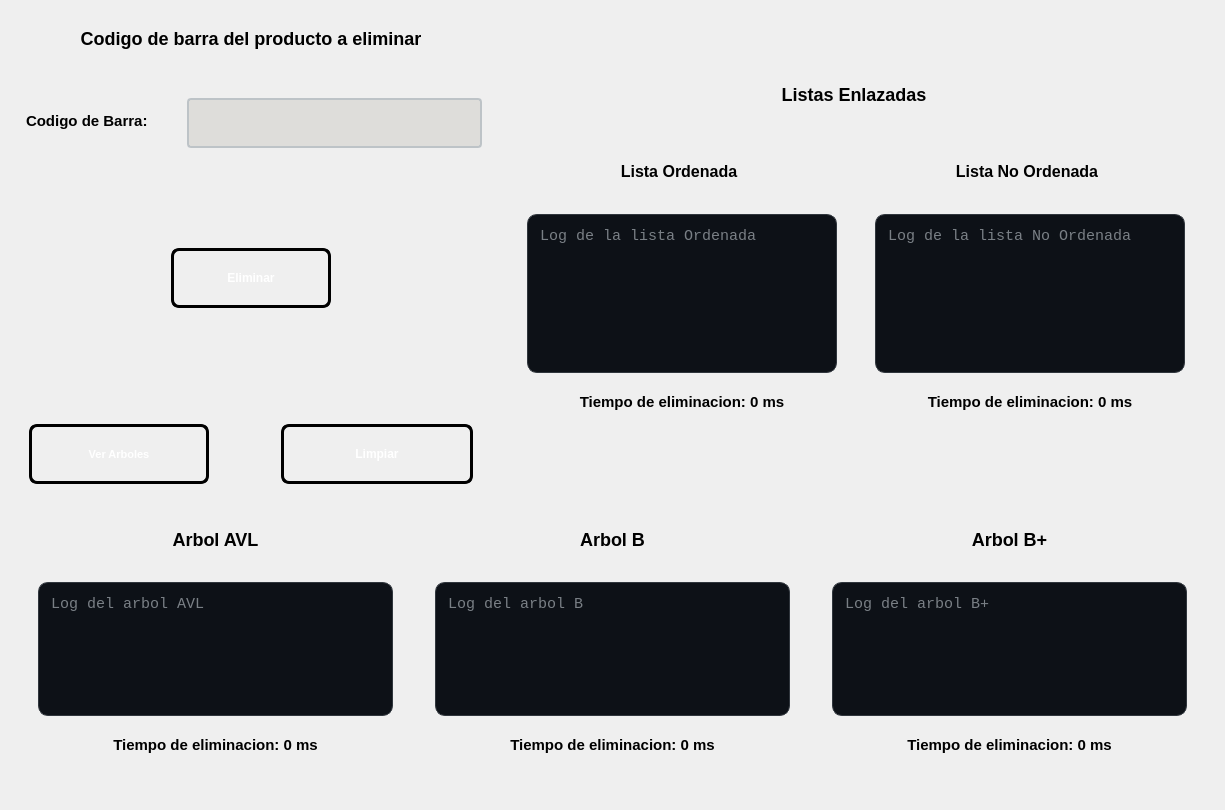
<?xml version="1.0" encoding="UTF-8"?>
<ui version="4.0">
 <class>PantallaEliminarProducto</class>
 <widget class="QWidget" name="PantallaEliminarProducto">
  <property name="geometry">
   <rect>
    <x>0</x>
    <y>0</y>
    <width>1225</width>
    <height>810</height>
   </rect>
  </property>
  <property name="windowTitle">
   <string>Form</string>
  </property>
  <layout class="QVBoxLayout" name="verticalLayout_2">
   <item>
    <layout class="QHBoxLayout" name="horizontalLayout">
     <property name="spacing">
      <number>3</number>
     </property>
     <item>
      <layout class="QVBoxLayout" name="verticalLayout">
       <item>
        <widget class="QLabel" name="labelEntrada">
         <property name="minimumSize">
          <size>
           <width>480</width>
           <height>60</height>
          </size>
         </property>
         <property name="maximumSize">
          <size>
           <width>450</width>
           <height>60</height>
          </size>
         </property>
         <property name="styleSheet">
          <string notr="true">QLabel#labelEntrada {        
 
    color: qlineargradient(x1:0, y1:0, x2:1, y2:1, 
	stop:0 rgb(0, 0, 0), 
	stop:1 rgb(77, 5, 57));

  	 font-size: 18px;
    font-weight: bold;
    font-family: &quot;Segoe UI&quot;, Arial;
    
    background: transparent;
    padding: 2px;
    margin-bottom: 5px;
}

</string>
         </property>
         <property name="text">
          <string>Codigo de barra del producto a eliminar</string>
         </property>
         <property name="alignment">
          <set>Qt::AlignmentFlag::AlignCenter</set>
         </property>
        </widget>
       </item>
       <item>
        <widget class="QWidget" name="widget_16" native="true">
         <property name="minimumSize">
          <size>
           <width>480</width>
           <height>300</height>
          </size>
         </property>
         <property name="maximumSize">
          <size>
           <width>450</width>
           <height>16777215</height>
          </size>
         </property>
         <layout class="QVBoxLayout" name="verticalLayout_8">
          <item>
           <layout class="QHBoxLayout" name="horizontalLayout_3">
            <item>
             <widget class="QLabel" name="labelBarra">
              <property name="minimumSize">
               <size>
                <width>161</width>
                <height>80</height>
               </size>
              </property>
              <property name="maximumSize">
               <size>
                <width>16777215</width>
                <height>80</height>
               </size>
              </property>
              <property name="styleSheet">
               <string notr="true">QLabel#labelBarra {        
 
    color: qlineargradient(x1:0, y1:0, x2:1, y2:1, 
	stop:0 rgb(0, 0, 0), 
	stop:1 rgb(8, 2, 48));

  	 font-size: 15px;
    font-weight: bold;
    font-family: &quot;Segoe UI&quot;, Arial;
    
    background: transparent;
    padding: 2px;
    margin-bottom: 5px;
}

</string>
              </property>
              <property name="text">
               <string>Codigo de Barra:</string>
              </property>
              <property name="alignment">
               <set>Qt::AlignmentFlag::AlignLeading|Qt::AlignmentFlag::AlignLeft|Qt::AlignmentFlag::AlignVCenter</set>
              </property>
             </widget>
            </item>
            <item>
             <widget class="QLineEdit" name="textBarra">
              <property name="minimumSize">
               <size>
                <width>150</width>
                <height>50</height>
               </size>
              </property>
              <property name="maximumSize">
               <size>
                <width>16777215</width>
                <height>50</height>
               </size>
              </property>
              <property name="styleSheet">
               <string notr="true">QLineEdit#textBarra {
    border: 2px solid #bdc3c7;
    border-radius: 4px;
    padding: 5px 10px;
    background-color: rgb(222, 221, 218);
	font-size: 15px;
    color: black;
    selection-background-color: #3498db;
}

QLineEdit#textBarra:focus {
    border: 2px solid #3498db;
    background-color: #ffffff;
}

QLineEdit#textBarra:disabled {
    background-color: rgba(0, 0, 0, 50);
    color: rgba(255, 255, 255, 60);      
    border: 1px dashed rgba(255, 255, 255, 30); 
}</string>
              </property>
             </widget>
            </item>
           </layout>
          </item>
          <item>
           <widget class="QWidget" name="widget_6" native="true">
            <layout class="QHBoxLayout" name="horizontalLayout_4">
             <item>
              <spacer name="horizontalSpacer">
               <property name="orientation">
                <enum>Qt::Orientation::Horizontal</enum>
               </property>
               <property name="sizeHint" stdset="0">
                <size>
                 <width>133</width>
                 <height>20</height>
                </size>
               </property>
              </spacer>
             </item>
             <item>
              <widget class="QPushButton" name="btnEliminar">
               <property name="minimumSize">
                <size>
                 <width>160</width>
                 <height>60</height>
                </size>
               </property>
               <property name="styleSheet">
                <string notr="true">QPushButton#btnEliminar {
    background-color: qlineargradient(spread:pad, x1:0, y1:0, x2:1, y2:1, 
                        stop:0 rgb(50, 143, 42), 
                        stop:1 rgb(255, 163, 72));
    
    border: 3px solid black;
    border-radius: 8px;
    
    color: white;
    font-family: &quot;Arial Black&quot;, Gadget, sans-serif;
    font-size: 12px;
    font-weight: bold;
    text-transform: uppercase;
    
    padding: 10px 25px;
}

QPushButton#btnAgregar:hover {
    background-color: qlineargradient(spread:pad, x1:0, y1:0, x2:1, y2:1, 
                        stop:0 rgba(41, 128, 185, 255), 
                        stop:1 rgba(142, 68, 173, 255));
    border-color: #f1c40f;
}


QPushButton#btnAgregar:pressed {
    background-color: #2c3e50;
    padding-top: 12px;
    padding-left: 27px;
}</string>
               </property>
               <property name="text">
                <string>Eliminar</string>
               </property>
              </widget>
             </item>
             <item>
              <spacer name="horizontalSpacer_2">
               <property name="orientation">
                <enum>Qt::Orientation::Horizontal</enum>
               </property>
               <property name="sizeHint" stdset="0">
                <size>
                 <width>133</width>
                 <height>20</height>
                </size>
               </property>
              </spacer>
             </item>
            </layout>
           </widget>
          </item>
          <item>
           <widget class="QWidget" name="widget_2" native="true">
            <property name="minimumSize">
             <size>
              <width>260</width>
              <height>90</height>
             </size>
            </property>
            <property name="maximumSize">
             <size>
              <width>16777215</width>
              <height>60</height>
             </size>
            </property>
            <layout class="QHBoxLayout" name="horizontalLayout_9">
             <item>
              <widget class="QPushButton" name="btnVerArboles">
               <property name="minimumSize">
                <size>
                 <width>180</width>
                 <height>60</height>
                </size>
               </property>
               <property name="maximumSize">
                <size>
                 <width>150</width>
                 <height>16777215</height>
                </size>
               </property>
               <property name="styleSheet">
                <string notr="true">QPushButton#btnVerArboles {
    background-color: qlineargradient(spread:pad, x1:0, y1:0, x2:1, y2:1, 
                        stop:0 rgb(8, 2, 48), 
                        stop:1 rgb(255, 163, 72));
    
    border: 3px solid black;
    border-radius: 8px;
    
    color: white;
    font-family: &quot;Arial Black&quot;, Gadget, sans-serif;
    font-size: 11px;
    font-weight: bold;
    text-transform: uppercase;
    
    padding: 10px 25px;
}

QPushButton#btnVerArboles:hover {
    background-color: qlineargradient(spread:pad, x1:0, y1:0, x2:1, y2:1, 
                        stop:0 rgba(41, 128, 185, 255), 
                        stop:1 rgba(142, 68, 173, 255));
    border-color: #f1c40f;
}


QPushButton#btnVerArboles:pressed {
    background-color: #2c3e50;
    padding-top: 12px;
    padding-left: 27px;
}</string>
               </property>
               <property name="text">
                <string>Ver Arboles</string>
               </property>
              </widget>
             </item>
             <item>
              <widget class="QWidget" name="widget_12" native="true">
               <property name="minimumSize">
                <size>
                 <width>60</width>
                 <height>50</height>
                </size>
               </property>
               <property name="maximumSize">
                <size>
                 <width>60</width>
                 <height>50</height>
                </size>
               </property>
              </widget>
             </item>
             <item>
              <widget class="QPushButton" name="btnLimpiar">
               <property name="minimumSize">
                <size>
                 <width>160</width>
                 <height>60</height>
                </size>
               </property>
               <property name="styleSheet">
                <string notr="true">QPushButton#btnLimpiar {
    background-color: qlineargradient(spread:pad, x1:0, y1:0, x2:1, y2:1, 
                        stop:0 rgb(198, 70, 0), 
                        stop:1 rgb(192, 97, 203));
    
    border: 3px solid black;
    border-radius: 8px;
    
    color: white;
    font-family: &quot;Arial Black&quot;, Gadget, sans-serif;
    font-size: 12px;
    font-weight: bold;
    text-transform: uppercase;
    
    padding: 10px 25px;
}

QPushButton#btnLimpiar:hover {
    background-color: qlineargradient(spread:pad, x1:0, y1:0, x2:1, y2:1, 
                        stop:0 rgba(41, 128, 185, 255), 
                        stop:1 rgba(142, 68, 173, 255));
    border-color: #f1c40f;
}


QPushButton#btnLimpiar:pressed {
    background-color: #2c3e50;
    padding-top: 12px;
    padding-left: 27px;
}</string>
               </property>
               <property name="text">
                <string>Limpiar</string>
               </property>
              </widget>
             </item>
            </layout>
           </widget>
          </item>
         </layout>
        </widget>
       </item>
      </layout>
     </item>
     <item>
      <widget class="QWidget" name="widget_3" native="true">
       <property name="minimumSize">
        <size>
         <width>715</width>
         <height>480</height>
        </size>
       </property>
       <property name="maximumSize">
        <size>
         <width>16777215</width>
         <height>500</height>
        </size>
       </property>
       <layout class="QVBoxLayout" name="verticalLayout_3">
        <property name="spacing">
         <number>4</number>
        </property>
        <property name="leftMargin">
         <number>4</number>
        </property>
        <property name="topMargin">
         <number>4</number>
        </property>
        <property name="rightMargin">
         <number>4</number>
        </property>
        <property name="bottomMargin">
         <number>4</number>
        </property>
        <item>
         <widget class="QWidget" name="widget_4" native="true">
          <property name="minimumSize">
           <size>
            <width>300</width>
            <height>0</height>
           </size>
          </property>
          <property name="maximumSize">
           <size>
            <width>16777215</width>
            <height>400</height>
           </size>
          </property>
          <layout class="QVBoxLayout" name="verticalLayout_12">
           <property name="spacing">
            <number>3</number>
           </property>
           <property name="leftMargin">
            <number>5</number>
           </property>
           <property name="topMargin">
            <number>5</number>
           </property>
           <property name="rightMargin">
            <number>5</number>
           </property>
           <property name="bottomMargin">
            <number>5</number>
           </property>
           <item>
            <widget class="QLabel" name="labelListas">
             <property name="minimumSize">
              <size>
               <width>150</width>
               <height>80</height>
              </size>
             </property>
             <property name="maximumSize">
              <size>
               <width>16777215</width>
               <height>80</height>
              </size>
             </property>
             <property name="styleSheet">
              <string notr="true">QLabel#labelListas {        
 
    color: qlineargradient(x1:0, y1:0, x2:1, y2:1, 
	stop:0 rgb(0, 0, 0), 
	stop:1 rgb(77, 5, 57));

  	 font-size: 18px;
    font-weight: bold;
    font-family: &quot;Segoe UI&quot;, Arial;
    
    background: transparent;
    padding: 2px;
    margin-bottom: 5px;
}

</string>
             </property>
             <property name="text">
              <string>Listas Enlazadas</string>
             </property>
             <property name="alignment">
              <set>Qt::AlignmentFlag::AlignCenter</set>
             </property>
            </widget>
           </item>
           <item>
            <layout class="QHBoxLayout" name="horizontalLayout_11">
             <property name="spacing">
              <number>2</number>
             </property>
             <item>
              <widget class="QWidget" name="widget_7" native="true">
               <property name="minimumSize">
                <size>
                 <width>340</width>
                 <height>290</height>
                </size>
               </property>
               <property name="maximumSize">
                <size>
                 <width>304</width>
                 <height>320</height>
                </size>
               </property>
               <layout class="QVBoxLayout" name="verticalLayout_11">
                <item>
                 <widget class="QLabel" name="labelListaOrdenada">
                  <property name="minimumSize">
                   <size>
                    <width>150</width>
                    <height>50</height>
                   </size>
                  </property>
                  <property name="styleSheet">
                   <string notr="true">QLabel#labelListaOrdenada {        
 
    color: qlineargradient(x1:0, y1:0, x2:1, y2:1, 
	stop:0 rgb(0, 0, 0), 
	stop:1 rgb(77, 5, 57));

  	 font-size: 16px;
    font-weight: bold;
    font-family: &quot;Segoe UI&quot;, Arial;
    
    background: transparent;
    padding: 2px;
    margin-bottom: 5px;
}

</string>
                  </property>
                  <property name="text">
                   <string>Lista Ordenada</string>
                  </property>
                  <property name="alignment">
                   <set>Qt::AlignmentFlag::AlignCenter</set>
                  </property>
                 </widget>
                </item>
                <item>
                 <widget class="QWidget" name="widget_5" native="true">
                  <property name="minimumSize">
                   <size>
                    <width>250</width>
                    <height>200</height>
                   </size>
                  </property>
                  <layout class="QVBoxLayout" name="verticalLayout_9">
                   <item>
                    <widget class="QTextEdit" name="textEditListOrdenada">
                     <property name="minimumSize">
                      <size>
                       <width>310</width>
                       <height>100</height>
                      </size>
                     </property>
                     <property name="styleSheet">
                      <string notr="true">QTextEdit#textEditListOrdenada{
    background-color: #0D1117;   
    color: #E6EDF3;               
    border: 1px solid #30363D;     
    border-radius: 10px;          
    padding: 8px;
    font-family: Consolas, monospace;
    font-size: 15px;
}</string>
                     </property>
                     <property name="placeholderText">
                      <string>Log de la lista Ordenada</string>
                     </property>
                    </widget>
                   </item>
                   <item>
                    <widget class="QLabel" name="labelTiempoListOrdenada">
                     <property name="minimumSize">
                      <size>
                       <width>310</width>
                       <height>50</height>
                      </size>
                     </property>
                     <property name="styleSheet">
                      <string notr="true">QLabel#labelTiempoListOrdenada {        
 
    color: qlineargradient(x1:0, y1:0, x2:1, y2:1, 
	stop:0 rgb(0, 0, 0), 
	stop:1 rgb(8, 2, 48));

  	 font-size: 15px;
    font-weight: bold;
    font-family: &quot;Segoe UI&quot;, Arial;
    
    background: transparent;
    padding: 2px;
    margin-bottom: 5px;
}

</string>
                     </property>
                     <property name="text">
                      <string>Tiempo de eliminacion: 0 ms</string>
                     </property>
                     <property name="alignment">
                      <set>Qt::AlignmentFlag::AlignCenter</set>
                     </property>
                    </widget>
                   </item>
                  </layout>
                 </widget>
                </item>
               </layout>
              </widget>
             </item>
             <item>
              <widget class="QWidget" name="widget_8" native="true">
               <property name="minimumSize">
                <size>
                 <width>340</width>
                 <height>290</height>
                </size>
               </property>
               <property name="maximumSize">
                <size>
                 <width>340</width>
                 <height>320</height>
                </size>
               </property>
               <layout class="QVBoxLayout" name="verticalLayout_4">
                <item>
                 <widget class="QLabel" name="labelListaNoOrdenada">
                  <property name="minimumSize">
                   <size>
                    <width>150</width>
                    <height>50</height>
                   </size>
                  </property>
                  <property name="styleSheet">
                   <string notr="true">QLabel#labelListaNoOrdenada {        
 
    color: qlineargradient(x1:0, y1:0, x2:1, y2:1, 
	stop:0 rgb(0, 0, 0), 
	stop:1 rgb(77, 5, 57));

  	 font-size: 16px;
    font-weight: bold;
    font-family: &quot;Segoe UI&quot;, Arial;
    
    background: transparent;
    padding: 2px;
    margin-bottom: 5px;
}

</string>
                  </property>
                  <property name="text">
                   <string>Lista No Ordenada</string>
                  </property>
                  <property name="alignment">
                   <set>Qt::AlignmentFlag::AlignCenter</set>
                  </property>
                 </widget>
                </item>
                <item>
                 <widget class="QWidget" name="widget_14" native="true">
                  <property name="minimumSize">
                   <size>
                    <width>250</width>
                    <height>200</height>
                   </size>
                  </property>
                  <layout class="QVBoxLayout" name="verticalLayout_10">
                   <item>
                    <widget class="QTextEdit" name="textEditListNoOrdenada">
                     <property name="minimumSize">
                      <size>
                       <width>310</width>
                       <height>100</height>
                      </size>
                     </property>
                     <property name="styleSheet">
                      <string notr="true">QTextEdit#textEditListNoOrdenada{
    background-color: #0D1117;   
    color: #E6EDF3;               
    border: 1px solid #30363D;     
    border-radius: 10px;          
    padding: 8px;
    font-family: Consolas, monospace;
    font-size: 15px;
}</string>
                     </property>
                     <property name="placeholderText">
                      <string>Log de la lista No Ordenada</string>
                     </property>
                    </widget>
                   </item>
                   <item>
                    <widget class="QLabel" name="labelTiempoListNoOrdenada">
                     <property name="minimumSize">
                      <size>
                       <width>310</width>
                       <height>50</height>
                      </size>
                     </property>
                     <property name="styleSheet">
                      <string notr="true">QLabel#labelTiempoListNoOrdenada {        
 
    color: qlineargradient(x1:0, y1:0, x2:1, y2:1, 
	stop:0 rgb(0, 0, 0), 
	stop:1 rgb(8, 2, 48));

  	 font-size: 15px;
    font-weight: bold;
    font-family: &quot;Segoe UI&quot;, Arial;
    
    background: transparent;
    padding: 2px;
    margin-bottom: 5px;
}

</string>
                     </property>
                     <property name="text">
                      <string>Tiempo de eliminacion: 0 ms</string>
                     </property>
                     <property name="alignment">
                      <set>Qt::AlignmentFlag::AlignCenter</set>
                     </property>
                    </widget>
                   </item>
                  </layout>
                 </widget>
                </item>
               </layout>
              </widget>
             </item>
            </layout>
           </item>
          </layout>
         </widget>
        </item>
       </layout>
      </widget>
     </item>
    </layout>
   </item>
   <item>
    <widget class="QWidget" name="widget" native="true">
     <property name="minimumSize">
      <size>
       <width>450</width>
       <height>300</height>
      </size>
     </property>
     <property name="maximumSize">
      <size>
       <width>16777215</width>
       <height>300</height>
      </size>
     </property>
     <property name="styleSheet">
      <string notr="true"/>
     </property>
     <layout class="QHBoxLayout" name="horizontalLayout_2">
      <item>
       <widget class="QWidget" name="widget_content_2" native="true">
        <property name="minimumSize">
         <size>
          <width>290</width>
          <height>260</height>
         </size>
        </property>
        <layout class="QVBoxLayout" name="verticalLayout_6">
         <item>
          <widget class="QLabel" name="labelArbolAvl">
           <property name="minimumSize">
            <size>
             <width>150</width>
             <height>50</height>
            </size>
           </property>
           <property name="maximumSize">
            <size>
             <width>16777215</width>
             <height>50</height>
            </size>
           </property>
           <property name="styleSheet">
            <string notr="true">QLabel#labelArbolAvl {        
 
    color: qlineargradient(x1:0, y1:0, x2:1, y2:1, 
	stop:0 rgb(0, 0, 0), 
	stop:1 rgb(77, 5, 57));

  	 font-size: 18px;
    font-weight: bold;
    font-family: &quot;Segoe UI&quot;, Arial;
    
    background: transparent;
    padding: 2px;
    margin-bottom: 5px;
}

</string>
           </property>
           <property name="text">
            <string>Arbol AVL</string>
           </property>
           <property name="alignment">
            <set>Qt::AlignmentFlag::AlignCenter</set>
           </property>
          </widget>
         </item>
         <item>
          <widget class="QWidget" name="widget_9" native="true">
           <property name="minimumSize">
            <size>
             <width>0</width>
             <height>200</height>
            </size>
           </property>
           <property name="maximumSize">
            <size>
             <width>16777215</width>
             <height>250</height>
            </size>
           </property>
           <layout class="QVBoxLayout" name="verticalLayout_13">
            <item>
             <widget class="QTextEdit" name="textArbolAvl">
              <property name="minimumSize">
               <size>
                <width>150</width>
                <height>100</height>
               </size>
              </property>
              <property name="styleSheet">
               <string notr="true">QTextEdit#textArbolAvl{
    background-color: #0D1117;   
    color: #E6EDF3;               
    border: 1px solid #30363D;     
    border-radius: 10px;          
    padding: 8px;
    font-family: Consolas, monospace;
    font-size: 15px;
}</string>
              </property>
              <property name="placeholderText">
               <string>Log del arbol AVL</string>
              </property>
             </widget>
            </item>
            <item>
             <widget class="QLabel" name="labelTiempoAvl">
              <property name="minimumSize">
               <size>
                <width>250</width>
                <height>50</height>
               </size>
              </property>
              <property name="styleSheet">
               <string notr="true">QLabel#labelTiempoAvl {        
 
    color: qlineargradient(x1:0, y1:0, x2:1, y2:1, 
	stop:0 rgb(0, 0, 0), 
	stop:1 rgb(8, 2, 48));

  	 font-size: 15px;
    font-weight: bold;
    font-family: &quot;Segoe UI&quot;, Arial;
    
    background: transparent;
    padding: 2px;
    margin-bottom: 5px;
}

</string>
              </property>
              <property name="text">
               <string>Tiempo de eliminacion: 0 ms</string>
              </property>
              <property name="alignment">
               <set>Qt::AlignmentFlag::AlignCenter</set>
              </property>
             </widget>
            </item>
           </layout>
          </widget>
         </item>
        </layout>
       </widget>
      </item>
      <item>
       <widget class="QWidget" name="widget_content_3" native="true">
        <property name="minimumSize">
         <size>
          <width>290</width>
          <height>260</height>
         </size>
        </property>
        <layout class="QVBoxLayout" name="verticalLayout_5">
         <item>
          <widget class="QLabel" name="labelArbolB">
           <property name="minimumSize">
            <size>
             <width>150</width>
             <height>50</height>
            </size>
           </property>
           <property name="maximumSize">
            <size>
             <width>16777215</width>
             <height>50</height>
            </size>
           </property>
           <property name="styleSheet">
            <string notr="true">QLabel#labelArbolB {        
 
    color: qlineargradient(x1:0, y1:0, x2:1, y2:1, 
	stop:0 rgb(0, 0, 0), 
	stop:1 rgb(77, 5, 57));

  	 font-size: 18px;
    font-weight: bold;
    font-family: &quot;Segoe UI&quot;, Arial;
    
    background: transparent;
    padding: 2px;
    margin-bottom: 5px;
}

</string>
           </property>
           <property name="text">
            <string>Arbol B</string>
           </property>
           <property name="alignment">
            <set>Qt::AlignmentFlag::AlignCenter</set>
           </property>
          </widget>
         </item>
         <item>
          <widget class="QWidget" name="widget_10" native="true">
           <property name="minimumSize">
            <size>
             <width>0</width>
             <height>200</height>
            </size>
           </property>
           <property name="maximumSize">
            <size>
             <width>16777215</width>
             <height>250</height>
            </size>
           </property>
           <layout class="QVBoxLayout" name="verticalLayout_14">
            <item>
             <widget class="QTextEdit" name="textArbolB">
              <property name="minimumSize">
               <size>
                <width>260</width>
                <height>100</height>
               </size>
              </property>
              <property name="styleSheet">
               <string notr="true">QTextEdit#textArbolB{
    background-color: #0D1117;   
    color: #E6EDF3;               
    border: 1px solid #30363D;     
    border-radius: 10px;          
    padding: 8px;
    font-family: Consolas, monospace;
    font-size: 15px;
}</string>
              </property>
              <property name="placeholderText">
               <string>Log del arbol B</string>
              </property>
             </widget>
            </item>
            <item>
             <widget class="QLabel" name="labelTiempoB">
              <property name="minimumSize">
               <size>
                <width>250</width>
                <height>50</height>
               </size>
              </property>
              <property name="styleSheet">
               <string notr="true">QLabel#labelTiempoB {        
 
    color: qlineargradient(x1:0, y1:0, x2:1, y2:1, 
	stop:0 rgb(0, 0, 0), 
	stop:1 rgb(8, 2, 48));

  	 font-size: 15px;
    font-weight: bold;
    font-family: &quot;Segoe UI&quot;, Arial;
    
    background: transparent;
    padding: 2px;
    margin-bottom: 5px;
}

</string>
              </property>
              <property name="text">
               <string>Tiempo de eliminacion: 0 ms</string>
              </property>
              <property name="alignment">
               <set>Qt::AlignmentFlag::AlignCenter</set>
              </property>
             </widget>
            </item>
           </layout>
          </widget>
         </item>
        </layout>
       </widget>
      </item>
      <item>
       <widget class="QWidget" name="widget_content_4" native="true">
        <property name="minimumSize">
         <size>
          <width>290</width>
          <height>260</height>
         </size>
        </property>
        <layout class="QVBoxLayout" name="verticalLayout_7">
         <item>
          <widget class="QLabel" name="labelArbolBMas">
           <property name="minimumSize">
            <size>
             <width>150</width>
             <height>50</height>
            </size>
           </property>
           <property name="maximumSize">
            <size>
             <width>16777215</width>
             <height>50</height>
            </size>
           </property>
           <property name="styleSheet">
            <string notr="true">QLabel#labelArbolBMas {        
 
    color: qlineargradient(x1:0, y1:0, x2:1, y2:1, 
	stop:0 rgb(0, 0, 0), 
	stop:1 rgb(77, 5, 57));

  	 font-size: 18px;
    font-weight: bold;
    font-family: &quot;Segoe UI&quot;, Arial;
    
    background: transparent;
    padding: 2px;
    margin-bottom: 5px;
}

</string>
           </property>
           <property name="text">
            <string>Arbol B+</string>
           </property>
           <property name="alignment">
            <set>Qt::AlignmentFlag::AlignCenter</set>
           </property>
          </widget>
         </item>
         <item>
          <widget class="QWidget" name="widget_11" native="true">
           <property name="minimumSize">
            <size>
             <width>0</width>
             <height>200</height>
            </size>
           </property>
           <property name="maximumSize">
            <size>
             <width>16777215</width>
             <height>250</height>
            </size>
           </property>
           <layout class="QVBoxLayout" name="verticalLayout_15">
            <item>
             <widget class="QTextEdit" name="textArbolBMas">
              <property name="minimumSize">
               <size>
                <width>260</width>
                <height>100</height>
               </size>
              </property>
              <property name="styleSheet">
               <string notr="true">QTextEdit#textArbolBMas{
    background-color: #0D1117;   
    color: #E6EDF3;               
    border: 1px solid #30363D;     
    border-radius: 10px;          
    padding: 8px;
    font-family: Consolas, monospace;
    font-size: 15px;
}</string>
              </property>
              <property name="placeholderText">
               <string>Log del arbol B+</string>
              </property>
             </widget>
            </item>
            <item>
             <widget class="QLabel" name="labelTiempoBMas">
              <property name="minimumSize">
               <size>
                <width>250</width>
                <height>50</height>
               </size>
              </property>
              <property name="styleSheet">
               <string notr="true">QLabel#labelTiempoBMas {        
 
    color: qlineargradient(x1:0, y1:0, x2:1, y2:1, 
	stop:0 rgb(0, 0, 0), 
	stop:1 rgb(8, 2, 48));

  	 font-size: 15px;
    font-weight: bold;
    font-family: &quot;Segoe UI&quot;, Arial;
    
    background: transparent;
    padding: 2px;
    margin-bottom: 5px;
}

</string>
              </property>
              <property name="text">
               <string>Tiempo de eliminacion: 0 ms</string>
              </property>
              <property name="alignment">
               <set>Qt::AlignmentFlag::AlignCenter</set>
              </property>
             </widget>
            </item>
           </layout>
          </widget>
         </item>
        </layout>
       </widget>
      </item>
     </layout>
    </widget>
   </item>
  </layout>
 </widget>
 <resources/>
 <connections/>
</ui>
